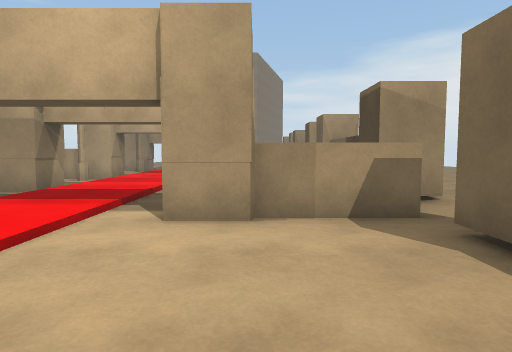
View 1 (above)

16 first-person views from a walk through a scene from a Unity 3-D project. The camera is 1.2 m above the floor, tilts 4° down and sees 75° across. The floor is counted in squares, 1 m on a side. Each view is taken from the middle of a square. On the plan, view 1 faces up. The plan holds only what a view shows up to about 14 squares ahead; the rest is blank. The place goes on beyond the plan. The player is left out. Some surface patterns are stand-ins.

View 2
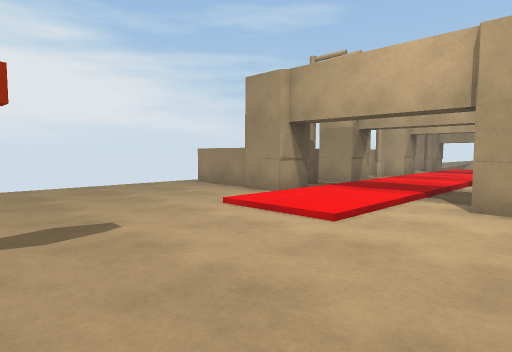

View 3
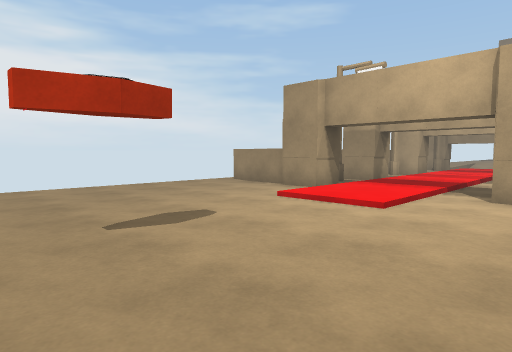

View 4
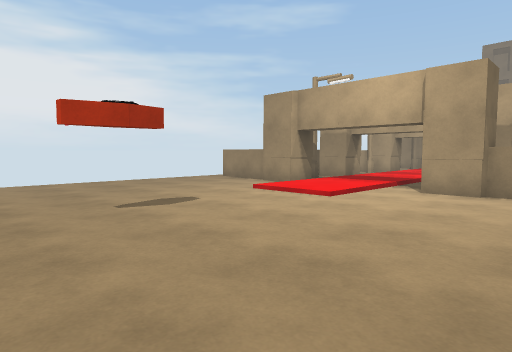

View 5
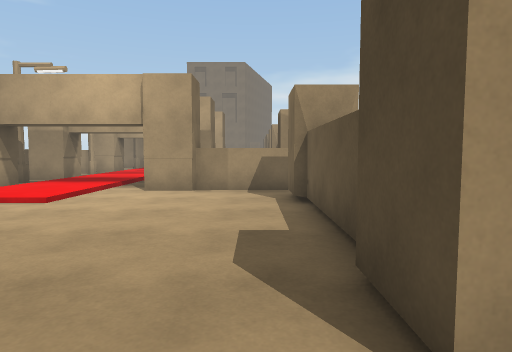

View 6
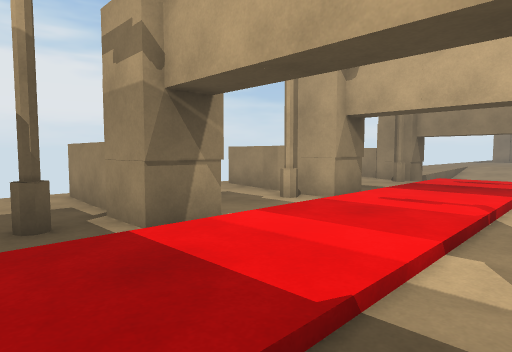

View 7
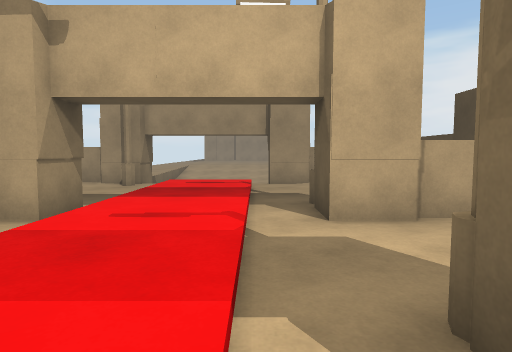

View 8
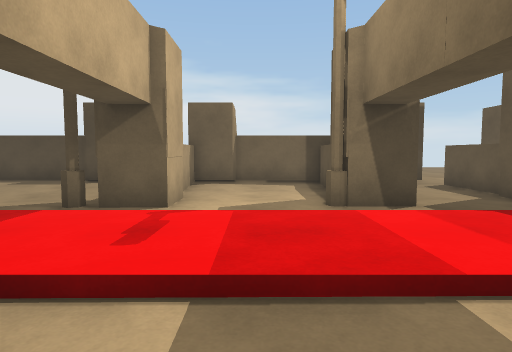

View 9
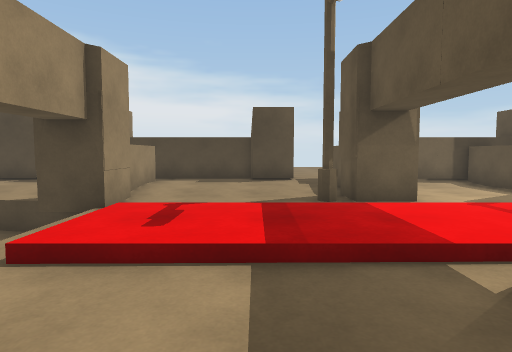

View 10
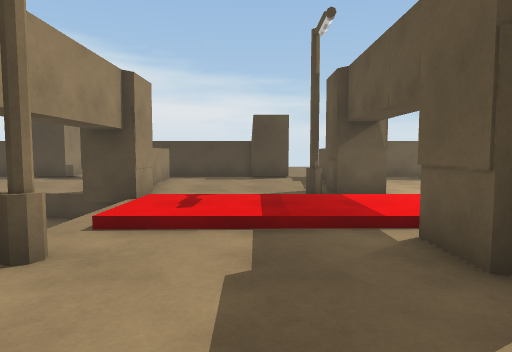

View 11
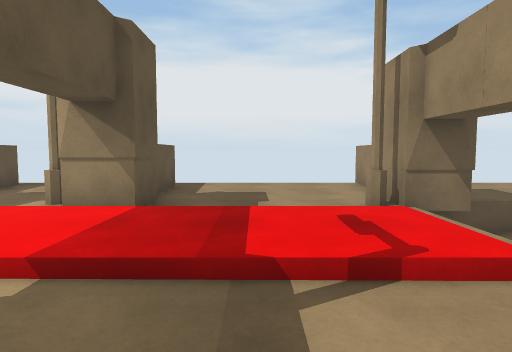

View 12
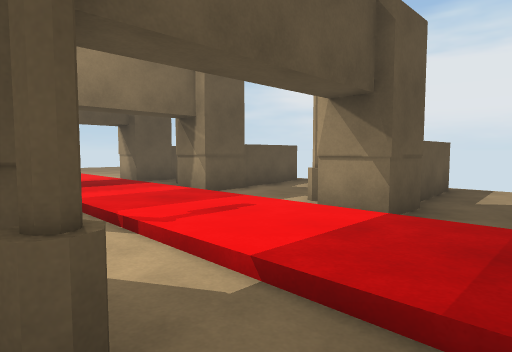

View 13
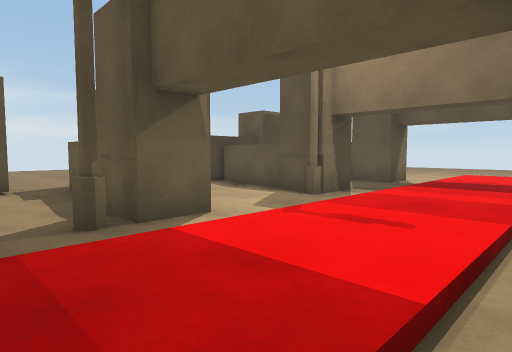

View 14
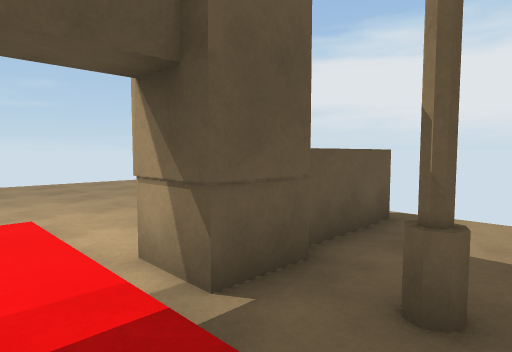

View 15
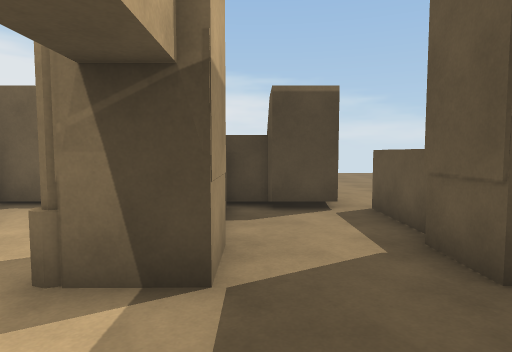

View 16
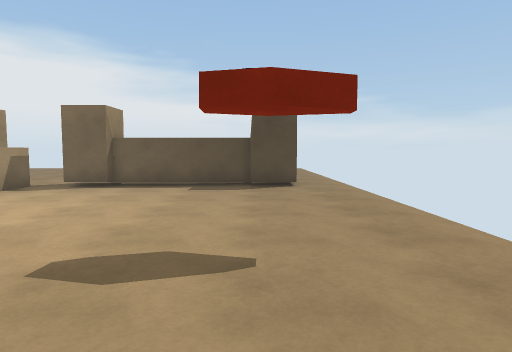

### Floor plan
Key: @ floor where view 1 was taken; # wall or solid block; . floor; / step, stairs or slope; ^ raised ledge; O other object.
Columns run from 12 left of view 1 to 8 right of it. Each row starts with its distance up from view 1.
 24 ^^^##/////##^^^#
 23 ....#.////.....#
 22 ........./.....#
 21 ........./.....#
 20 ........./.....#
 19 ........./.....#
 18 ........./##.........
 17 .^^^##.../###^^^.....
 16 .^^^##.../###^^#   ..
 15  ...#..../.....#
 14   ......./.....#
 13  ......../.....#
 12 ...###.../###..#
 11 .^^^##.../###^^#
 10 ........./.....#
  9 ....#..../.....#
  8 ........./.....##.
  7 .^^^##.../###^^^.....
  6 .^^^##.../###^^^.....
  5 ........./.....##.
  4 ........./.....#
  3 ......////.....#
  2 ...............#
  1 ...............#
  0 ............@..#
 -1 ...............#
 -2 ...............#
 -3 .......O.......#
 -4  .................
 -5    ...............

Positions as (right, up) in squares from view 1, and headings:
1: (0, 0), facing up
2: (0, -2), facing up-left
3: (0, -4), facing up-left
4: (2, -5), facing up-left
5: (2, -5), facing up
6: (-2, 8), facing up-left
7: (-3, 10), facing up
8: (-9, 14), facing right
9: (-10, 20), facing right
10: (-12, 20), facing right
11: (0, 20), facing left
12: (-1, 20), facing down-left
13: (-7, 20), facing down-right
14: (-5, 10), facing down-left
15: (-5, 10), facing right
16: (-9, -2), facing right
